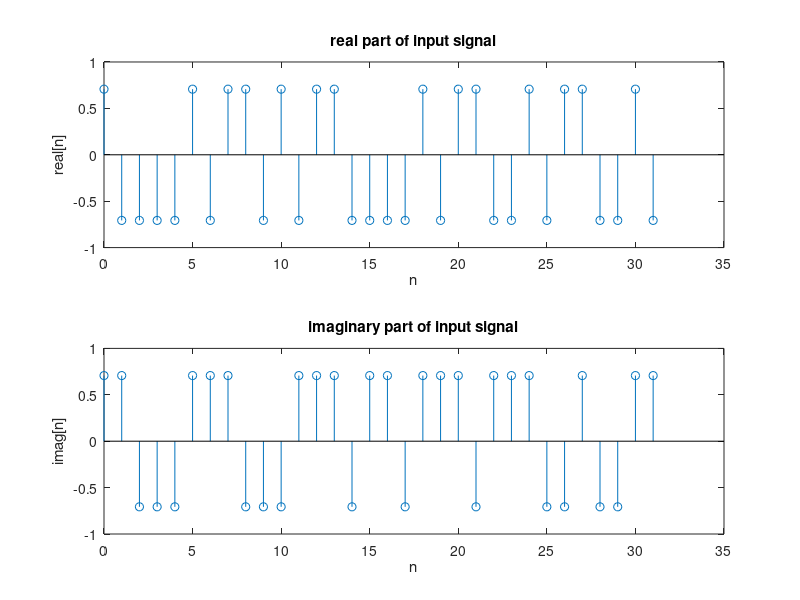
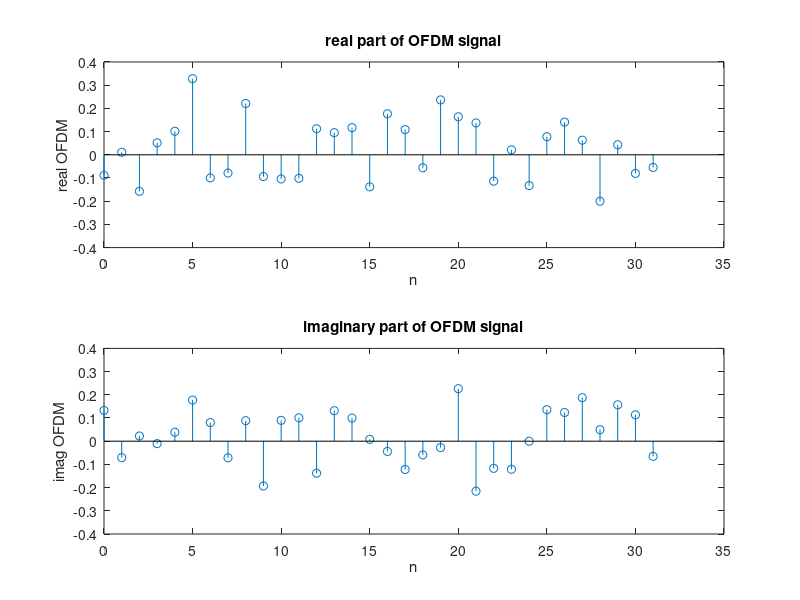
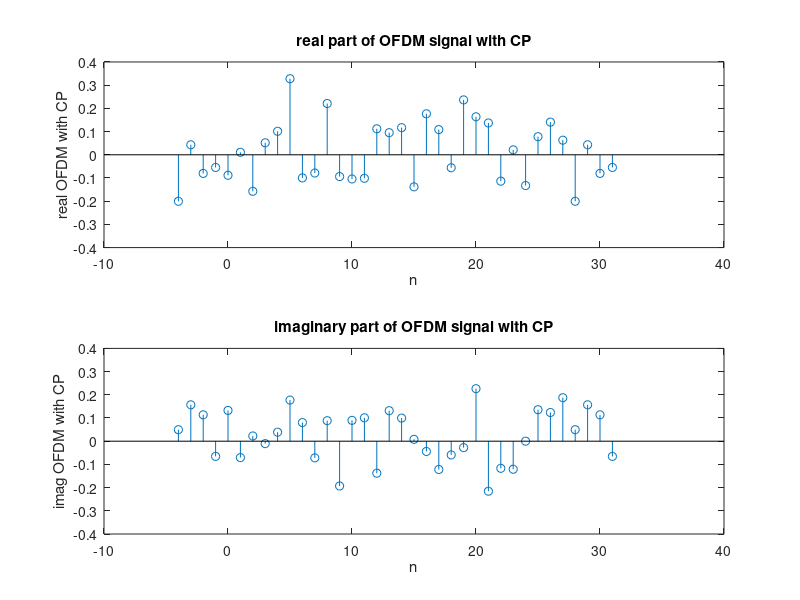
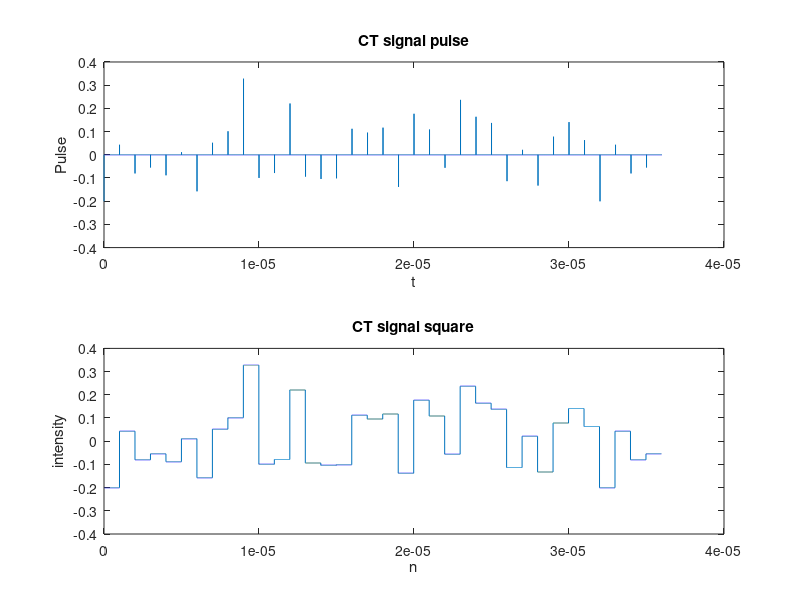

Write MATLAB code to recreate these figures, in order.
% Constants definition
N=32;   % N is the length of Signal
lcp=4;  % lcp is the length of adding cp
T=10^(-6);    % T is the sample period
wc=100*10^6;    % wc is carrier Frequency
dt=10^(-9);    % dt is a small time period
delta=[1,zeros(1,999)]; % delta is the impulse function
c=ones(1,999);  % c is the function to create square wave
% Block 1
% set real and imaginary part of signal
xr=sqrt(2)*round(rand(1,N))-sqrt(2)/2;
xi=sqrt(2)*round(rand(1,N))-sqrt(2)/2;
% plot the signal separately
figure(1);
subplot(211);
stem(0:N-1,xr);
xlabel('n');ylabel('real[n]');
title('real part of input signal');
subplot(212);
stem(0:N-1,xi);
xlabel('n');ylabel('imag[n]');
title('imaginary part of input signal');
% take X as spectral data and construct time domain signal x by X;
X=xr+1i*xi;
x=ifft(X);

figure(2);
subplot(211);
stem(0:N-1,real(x));
xlabel('n');ylabel('real OFDM');
title('real part of OFDM signal');
subplot(212);
stem(0:N-1,imag(x));
xlabel('n');ylabel('imag OFDM');
title('imaginary part of OFDM signal');

% add CP
x_cp=[x(N-lcp+1:N),x];

figure(3);
subplot(211);
stem(-lcp:N-1,real(x_cp));
xlabel('n');ylabel('real OFDM with CP');
title('real part of OFDM signal with CP');
subplot(212);
stem(-lcp:N-1,imag(x_cp));
xlabel('n');ylabel('imag OFDM with CP');
title('imaginary part of OFDM signal with CP');

% Now we do DAC, create impulse and square
x_cp_ct=kron(x_cp,delta);
x_sq=kron(x_cp,c);

figure(4);
subplot(211);
plot((1:length(x_cp_ct))*dt,real(x_cp_ct));
xlabel('t');ylabel('Pulse');
title('CT signal pulse');
subplot(212);
plot((1:length(x_sq))*dt,real(x_sq));
xlabel('n');ylabel('intensity');
title('CT signal square');

% AM process
t=(1:length(x_sq))*dt;
sin1=sin(2*pi*wc*t);cos1=cos(2*pi*wc*t);
x_am=cos1.*real(x_sq)+sin1.*imag(x_sq);

figure(5);
plot((1:length(x_am))*dt,x_am);
xlabel('t');ylabel('intensity');
title('CT AM signal');

% Transmit Part
h=[0.5,zeros(1,1499),0.4,zeros(1,999),0.35,zeros(1,499),0.3,zeros(1,1000)];
yh=conv(x_am,h);

figure(6);
subplot(211);
plot((0:length(yh)-1)*dt,yh);
xlabel('t');ylabel('yh(t)');
title('CT transmit signal');
subplot(212);
plot((0:length(h)-1)*dt,h);
xlabel('n');ylabel('h(t)');
title('h(t)');

% Receive and remodulate

t2=(1:length(yh))*dt;
ytr=2*cos(2*pi*wc*t2).*yh;
yti=2*sin(2*pi*wc*t2).*yh;

%set LPF and pass signal through it
[b,a]=butter(4,wc*dt*2);
ytrc=filter(b,a,ytr);
ytic=filter(b,a,yti);

figure(7);
subplot(211);
plot((1:length(ytrc))*dt,real(ytrc));
xlabel('n');ylabel('y(t)');
title('real part of Transmition');
subplot(212);
plot((1:length(ytic))*dt,ytic);
xlabel('n');ylabel('y(t)');
title('imaginary part of Transmition');

% now we take each segment's average to build Y
Nx=N+lcp;
Yr=zeros(1,Nx);
Yi=zeros(1,Nx);
for i=1:Nx
    re=0;im=0;
    for j=(i-1)*1000:i*1000
        re=re+ytrc(j+1);
        im=im+ytic(j+1);
    end
    Yr(i)=re/1000;
    Yi(i)=im/1000;
end
Y=Yr+1i*Yi;
figure(8);
subplot(211);
stem(1:Nx,Yr);
xlabel('n');ylabel('Y[n]');
title('real part of Y');
subplot(212);
stem(1:Nx,Yi);
xlabel('n');ylabel('Y[n]');
title('imaginary part of Y');

h_dt=zeros(1,4);
for i=1:4
    tmp=0;
    for j=(i-1)*1000:i*1000-1
       tmp=tmp+h(j+1);
    end
    h_dt(i)=tmp;
end


